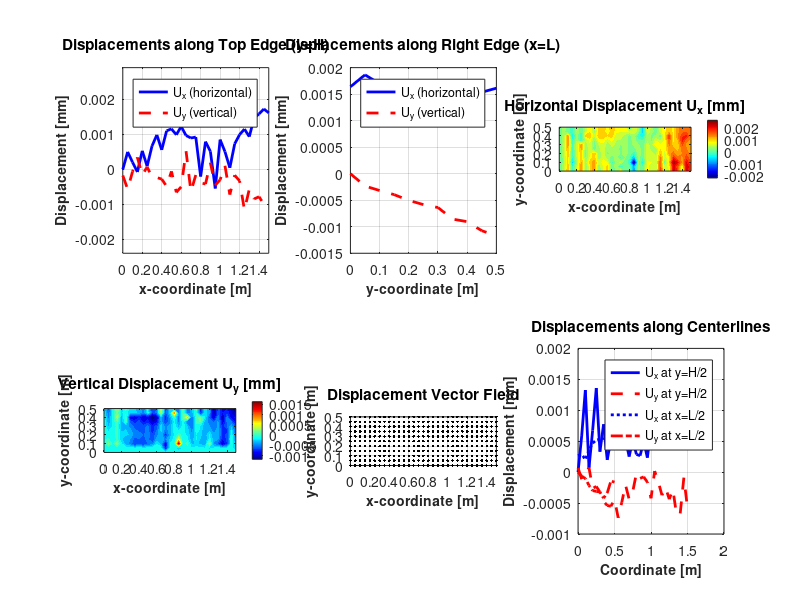

MATLAB code to generate this figure: (Note: this script raises an error after producing the figure.)
%% FINITE ELEMENT ANALYSIS OF THIN PLATE: PLANE STRESS FORMULATION
% Simply supported left and bottom edges with horizontal distributed load
% Developed by: [Your Name/Group Name]
% Date: [Current Date]

clear all; close all; clc;

%% 1. PROBLEM PARAMETERS
E = 200e9;          % Young's modulus [Pa]
nu = 0.3;           % Poisson's ratio [-]
t = 0.02;           % Plate thickness [m]
L = 1.5;            % Plate length in x-direction [m]
H = 0.5;            % Plate height in y-direction [m]
p = 1500;           % Distributed load intensity [N/m]

% Convert to traction
traction_x = p;     % Horizontal rightward load [N/m]

%% 2. MESH GENERATION
nx = 30;            % Elements in x-direction
ny = 10;            % Elements in y-direction
nnodes = (nx+1)*(ny+1);     % Total nodes
nelems = nx*ny;             % Total elements

% Generate nodal coordinates
x = linspace(0, L, nx+1);
y = linspace(0, H, ny+1);
[X, Y] = meshgrid(x, y);
nodes = [X(:), Y(:)];

% Element connectivity (4-node quadrilateral)
elements = zeros(nelems, 4);
for i = 1:ny
    for j = 1:nx
        elem_id = (i-1)*nx + j;
        n1 = (i-1)*(nx+1) + j;
        n2 = n1 + 1;
        n3 = n2 + (nx+1);
        n4 = n3 - 1;
        elements(elem_id, :) = [n1, n2, n3, n4];
    end
end

%% 3. MATERIAL MATRIX (PLANE STRESS)
D = (E/(1-nu^2)) * [1, nu, 0;
                   nu, 1, 0;
                   0, 0, (1-nu)/2];

%% 4. GLOBAL STIFFNESS MATRIX ASSEMBLY
ndof = 2 * nnodes;          % Total degrees of freedom
K = sparse(ndof, ndof);     % Sparse storage
F = zeros(ndof, 1);         % Force vector

% Gauss quadrature (2×2)
gauss_points = [-1/sqrt(3), -1/sqrt(3);
                 1/sqrt(3), -1/sqrt(3);
                 1/sqrt(3),  1/sqrt(3);
                -1/sqrt(3),  1/sqrt(3)];
weights = [1, 1, 1, 1];

% Element loop for stiffness matrix
for e = 1:nelems
    % Element nodes and coordinates
    node_ids = elements(e, :);
    elem_nodes = nodes(node_ids, :);
    
    % Initialize element stiffness matrix
    ke = zeros(8, 8);
    
    % Numerical integration
    for gp = 1:4
        xi = gauss_points(gp, 1);
        eta = gauss_points(gp, 2);
        
        % Shape functions
        N = 0.25 * [(1-xi)*(1-eta), (1+xi)*(1-eta), ...
                    (1+xi)*(1+eta), (1-xi)*(1+eta)];
        
        % Shape function derivatives
        dN_dxi = 0.25 * [-(1-eta),  (1-eta),  (1+eta), -(1+eta)];
        dN_deta = 0.25 * [-(1-xi), -(1+xi),  (1+xi),  (1-xi)];
        
        % Jacobian matrix
        J = [dN_dxi * elem_nodes(:,1), dN_dxi * elem_nodes(:,2);
             dN_deta * elem_nodes(:,1), dN_deta * elem_nodes(:,2)];
        
        detJ = det(J);
        invJ = inv(J);
        
        % Strain-displacement matrix B
        B = zeros(3, 8);
        for i = 1:4
            dN_dx = invJ(1,1)*dN_dxi(i) + invJ(1,2)*dN_deta(i);
            dN_dy = invJ(2,1)*dN_dxi(i) + invJ(2,2)*dN_deta(i);
            
            B(1, 2*i-1) = dN_dx;
            B(2, 2*i) = dN_dy;
            B(3, 2*i-1) = dN_dy;
            B(3, 2*i) = dN_dx;
        end
        
        % Element stiffness contribution
        ke = ke + B' * D * B * detJ * weights(gp) * t;
    end
    
    % Assembly to global matrix
    dof_indices = zeros(8, 1);
    for i = 1:4
        dof_indices(2*i-1:2*i) = [2*node_ids(i)-1, 2*node_ids(i)];
    end
    
    K(dof_indices, dof_indices) = K(dof_indices, dof_indices) + ke;
end

%% 5. APPLY DISTRIBUTED LOAD (RIGHT EDGE)
right_nodes = find(abs(nodes(:,1) - L) < 1e-6);
[~, idx] = sort(nodes(right_nodes, 2));
right_nodes = right_nodes(idx);

% Calculate equivalent nodal forces
for i = 1:length(right_nodes)
    node_id = right_nodes(i);
    
    % Determine load distribution length
    if i == 1
        dy = nodes(right_nodes(2),2) - nodes(node_id,2);
        dy = dy / 2;
    elseif i == length(right_nodes)
        dy = nodes(node_id,2) - nodes(right_nodes(end-1),2);
        dy = dy / 2;
    else
        dy = (nodes(right_nodes(i+1),2) - nodes(right_nodes(i-1),2)) / 2;
    end
    
    % Horizontal force at node
    F(2*node_id-1) = F(2*node_id-1) + traction_x * dy;
end

%% 6. BOUNDARY CONDITIONS
% Left edge nodes (x=0): constraint u=0
left_nodes = find(abs(nodes(:,1)) < 1e-6);

% Bottom edge nodes (y=0): constraint v=0
bottom_nodes = find(abs(nodes(:,2)) < 1e-6);

constrained_dofs = [];

% Constrain x-displacement on left edge
for i = 1:length(left_nodes)
    constrained_dofs = [constrained_dofs, 2*left_nodes(i)-1];
end

% Constrain y-displacement on bottom edge
for i = 1:length(bottom_nodes)
    constrained_dofs = [constrained_dofs, 2*bottom_nodes(i)];
end

constrained_dofs = unique(constrained_dofs);

%% 7. SOLVE SYSTEM OF EQUATIONS
free_dofs = setdiff(1:ndof, constrained_dofs);
U = zeros(ndof, 1);
U(free_dofs) = K(free_dofs, free_dofs) \ F(free_dofs);

% Extract displacement components
u_x = U(1:2:end);   % x-displacement
u_y = U(2:2:end);   % y-displacement

%% 8. RESULTS SUMMARY
fprintf('============================================\n');
fprintf('FINITE ELEMENT ANALYSIS RESULTS\n');
fprintf('============================================\n');
fprintf('Geometry: L=%.2f m, H=%.2f m, t=%.3f m\n', L, H, t);
fprintf('Material: E=%.0f GPa, ν=%.2f\n', E/1e9, nu);
fprintf('Load: p=%.0f N/m (horizontal rightward)\n', p);
fprintf('Mesh: %d nodes, %d elements (30×10)\n', nnodes, nelems);
fprintf('============================================\n');
fprintf('Displacement Results:\n');
fprintf('Max Ux: %.4e m (%.3f mm)\n', max(u_x), max(u_x)*1000);
fprintf('Min Ux: %.4e m (%.3f mm)\n', min(u_x), min(u_x)*1000);
fprintf('Max Uy: %.4e m (%.3f mm)\n', max(u_y), max(u_y)*1000);
fprintf('Min Uy: %.4e m (%.3f mm)\n', min(u_y), min(u_y)*1000);
fprintf('============================================\n');

% Calculate specific point displacements
ur_node = find(abs(nodes(:,1)-L)<1e-6 & abs(nodes(:,2)-H)<1e-6);
lr_node = find(abs(nodes(:,1)-L)<1e-6 & abs(nodes(:,2))<1e-6);
ul_node = find(abs(nodes(:,1))<1e-6 & abs(nodes(:,2)-H)<1e-6);
center_node = find(abs(nodes(:,1)-L/2)<0.01 & abs(nodes(:,2)-H/2)<0.01);

if ~isempty(ur_node)
    fprintf('Top-right corner: Ux=%.4f mm, Uy=%.4f mm\n', ...
            u_x(ur_node)*1000, u_y(ur_node)*1000);
end
if ~isempty(lr_node)
    fprintf('Bottom-right corner: Ux=%.4f mm, Uy=%.4f mm\n', ...
            u_x(lr_node)*1000, u_y(lr_node)*1000);
end
if ~isempty(ul_node)
    fprintf('Top-left corner: Ux=%.4f mm, Uy=%.4f mm\n', ...
            u_x(ul_node)*1000, u_y(ul_node)*1000);
end
if ~isempty(center_node)
    fprintf('Center point: Ux=%.4f mm, Uy=%.4f mm\n', ...
            u_x(center_node)*1000, u_y(center_node)*1000);
end

%% 9. CREATE 2×3 PLOTS LAYOUT
figure('Position', [50, 50, 1400, 800], 'Name', 'Finite Element Analysis Results');

% Prepare data for plotting
x_grid = reshape(nodes(:,1), [ny+1, nx+1]);
y_grid = reshape(nodes(:,2), [ny+1, nx+1]);
u_x_grid = reshape(u_x, [ny+1, nx+1]) * 1000; % Convert to mm
u_y_grid = reshape(u_y, [ny+1, nx+1]) * 1000; % Convert to mm

% Find nodes along specific paths for line plots
top_edge_nodes = find(abs(nodes(:,2) - H) < 1e-6);
[~, idx] = sort(nodes(top_edge_nodes, 1));
top_edge_nodes = top_edge_nodes(idx);

right_edge_nodes = right_nodes; % Already sorted

center_y_nodes = find(abs(nodes(:,2) - H/2) < 1e-6);
[~, idx] = sort(nodes(center_y_nodes, 1));
center_y_nodes = center_y_nodes(idx);

center_x_nodes = find(abs(nodes(:,1) - L/2) < 1e-6);
[~, idx] = sort(nodes(center_x_nodes, 2));
center_x_nodes = center_x_nodes(idx);

%% PLOT 1: Horizontal Displacement along Top Edge
subplot(2, 3, 1);
plot(nodes(top_edge_nodes, 1), u_x(top_edge_nodes)*1000, 'b-', 'LineWidth', 2);
hold on;
plot(nodes(top_edge_nodes, 1), u_y(top_edge_nodes)*1000, 'r--', 'LineWidth', 2);
grid on;
xlabel('x-coordinate [m]', 'FontSize', 10, 'FontWeight', 'bold');
ylabel('Displacement [mm]', 'FontSize', 10, 'FontWeight', 'bold');
title('Displacements along Top Edge (y=H)', 'FontSize', 11, 'FontWeight', 'bold');
legend('U_x (horizontal)', 'U_y (vertical)', 'Location', 'best');
xlim([0, L]);
ylim([min([u_x; u_y])*1000*1.1, max([u_x; u_y])*1000*1.1]);

%% PLOT 2: Displacements along Right Edge
subplot(2, 3, 2);
plot(nodes(right_edge_nodes, 2), u_x(right_edge_nodes)*1000, 'b-', 'LineWidth', 2);
hold on;
plot(nodes(right_edge_nodes, 2), u_y(right_edge_nodes)*1000, 'r--', 'LineWidth', 2);
grid on;
xlabel('y-coordinate [m]', 'FontSize', 10, 'FontWeight', 'bold');
ylabel('Displacement [mm]', 'FontSize', 10, 'FontWeight', 'bold');
title('Displacements along Right Edge (x=L)', 'FontSize', 11, 'FontWeight', 'bold');
legend('U_x (horizontal)', 'U_y (vertical)', 'Location', 'best');
xlim([0, H]);

%% PLOT 3: Horizontal Displacement Contour
subplot(2, 3, 3);
contourf(x_grid, y_grid, u_x_grid, 20, 'LineStyle', 'none');
colorbar;
caxis([min(u_x_grid(:)), max(u_x_grid(:))]);
xlabel('x-coordinate [m]', 'FontSize', 10, 'FontWeight', 'bold');
ylabel('y-coordinate [m]', 'FontSize', 10, 'FontWeight', 'bold');
title('Horizontal Displacement U_x [mm]', 'FontSize', 11, 'FontWeight', 'bold');
axis equal tight;
colormap(jet);

%% PLOT 4: Vertical Displacement Contour
subplot(2, 3, 4);
contourf(x_grid, y_grid, u_y_grid, 20, 'LineStyle', 'none');
colorbar;
caxis([min(u_y_grid(:)), max(u_y_grid(:))]);
xlabel('x-coordinate [m]', 'FontSize', 10, 'FontWeight', 'bold');
ylabel('y-coordinate [m]', 'FontSize', 10, 'FontWeight', 'bold');
title('Vertical Displacement U_y [mm]', 'FontSize', 11, 'FontWeight', 'bold');
axis equal tight;
colormap(jet);

%% PLOT 5: Displacement Vector Field
subplot(2, 3, 5);
% Downsample for clarity
skip = 3;
x_vec = x_grid(1:skip:end, 1:skip:end);
y_vec = y_grid(1:skip:end, 1:skip:end);
u_x_vec = u_x_grid(1:skip:end, 1:skip:end);
u_y_vec = u_y_grid(1:skip:end, 1:skip:end);

scale_factor = 0.05;
quiver(x_vec(:), y_vec(:), u_x_vec(:)*scale_factor, u_y_vec(:)*scale_factor, ...
       0, 'b', 'LineWidth', 1, 'MaxHeadSize', 0.5);
hold on;
plot(nodes(:,1), nodes(:,2), 'k.', 'MarkerSize', 6);
xlabel('x-coordinate [m]', 'FontSize', 10, 'FontWeight', 'bold');
ylabel('y-coordinate [m]', 'FontSize', 10, 'FontWeight', 'bold');
title('Displacement Vector Field', 'FontSize', 11, 'FontWeight', 'bold');
axis equal tight;
grid on;
xlim([0, L]);
ylim([0, H]);

%% PLOT 6: Displacement along Centerlines
subplot(2, 3, 6);
% Centerline at y = H/2
plot(nodes(center_y_nodes, 1), u_x(center_y_nodes)*1000, 'b-', 'LineWidth', 2);
hold on;
plot(nodes(center_y_nodes, 1), u_y(center_y_nodes)*1000, 'r--', 'LineWidth', 2);

% Centerline at x = L/2
plot(nodes(center_x_nodes, 2), u_x(center_x_nodes)*1000, 'b:', 'LineWidth', 2);
plot(nodes(center_x_nodes, 2), u_y(center_x_nodes)*1000, 'r-.', 'LineWidth', 2);

grid on;
xlabel('Coordinate [m]', 'FontSize', 10, 'FontWeight', 'bold');
ylabel('Displacement [mm]', 'FontSize', 10, 'FontWeight', 'bold');
title('Displacements along Centerlines', 'FontSize', 11, 'FontWeight', 'bold');
legend('U_x at y=H/2', 'U_y at y=H/2', 'U_x at x=L/2', 'U_y at x=L/2', ...
       'Location', 'best');

% Add overall title
sgtitle('Finite Element Analysis: Thin Plate Deformation (Plane Stress)', ...
        'FontSize', 14, 'FontWeight', 'bold');

%% 10. SAVE RESULTS
% Save figure
saveas(gcf, 'FEM_Results_2x3_Plots.png');
saveas(gcf, 'FEM_Results_2x3_Plots.fig');

% Create and save results table
results_table = table((1:nnodes)', nodes(:,1), nodes(:,2), ...
                     u_x, u_y, u_x*1000, u_y*1000, ...
                     'VariableNames', {'Node', 'X_m', 'Y_m', ...
                     'Ux_m', 'Uy_m', 'Ux_mm', 'Uy_mm'});

writetable(results_table, 'FEM_Displacement_Results.csv');

% Save workspace
save('FEM_Analysis_Workspace.mat', 'nodes', 'u_x', 'u_y', 'elements', ...
     'E', 'nu', 't', 'L', 'H', 'p');

fprintf('\nResults saved:\n');
fprintf('  - FEM_Results_2x3_Plots.png (Figure)\n');
fprintf('  - FEM_Results_2x3_Plots.fig (MATLAB Figure)\n');
fprintf('  - FEM_Displacement_Results.csv (Data Table)\n');
fprintf('  - FEM_Analysis_Workspace.mat (Workspace)\n');
fprintf('============================================\n');

%% 11. ADDITIONAL ANALYSIS
% Calculate strain energy
U_array = [u_x'; u_y'];
U_array = U_array(:);
strain_energy = 0.5 * U_array' * K * U_array;
fprintf('Strain Energy: %.4f J\n', strain_energy);

% Calculate average displacements
avg_u_x = mean(u_x);
avg_u_y = mean(u_y);
fprintf('Average Ux: %.4e m\n', avg_u_x);
fprintf('Average Uy: %.4e m\n', avg_u_y);

% Calculate maximum principal strain (approximate)
max_abs_u_x = max(abs(u_x));
max_abs_u_y = max(abs(u_y));
approx_max_strain_x = max_abs_u_x / L;
approx_max_strain_y = max_abs_u_y / H;
fprintf('Approx. max strain in x-direction: %.4e\n', approx_max_strain_x);
fprintf('Approx. max strain in y-direction: %.4e\n', approx_max_strain_y);
